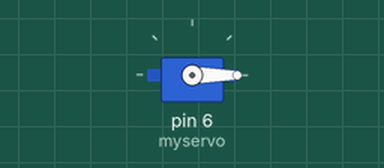
Simulated run of this sketch. Board: Arduino Uno, built with avr-gcc and run on an emulated ATmega328P. Shown: servo.

Above: at 0.05 s.
Timing chart, 0 to 4.6 s (numbered marks = the images above):
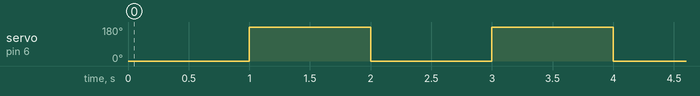

The sketch:

servo_motor.ino
```cpp
#include <Wire.h>
#include <Servo.h>

// creating objects to move servo motors
Servo myservo;

int angle = 0;
int angle2 = 180;

void setup() {
  // The servo control wire is connected to Arduino D2 pin.
  myservo.attach(6);

}

void loop() {
  myservo.write(angle);
  delay(1000);

  myservo.write(angle2);
  delay(1000);
}
```

Measured:
- by itself, servo on pin 6 (myservo): alternates 180° for 1.0 s and 0° for 1.0 s
